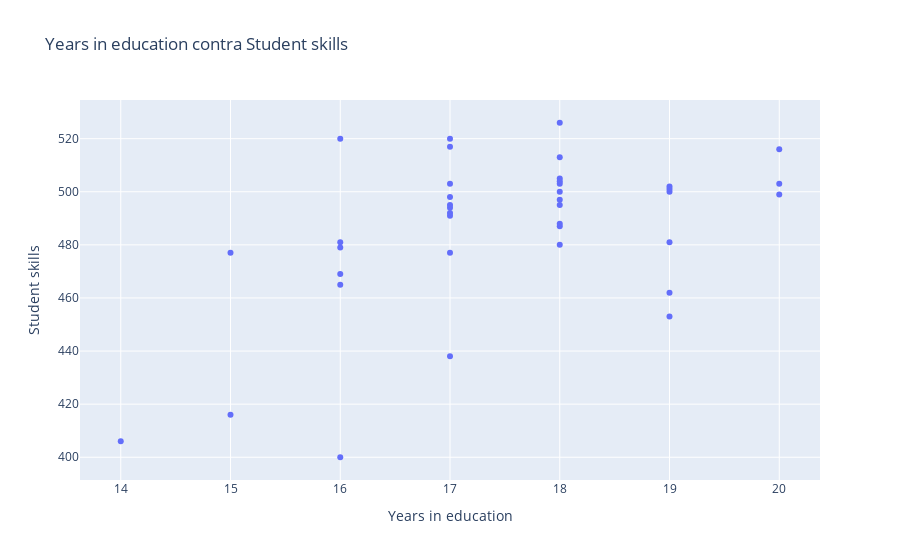

Notebook code for this chart:
### Code cell
plt.ploly_sactter(table,"ES_EDUEX","ES_STCS")

### Figure 1 — Plotly figure (JSON) as saved in the notebook; plotly's stock layout.template omitted (floating-point values rounded to 4 significant figures)
{"data": [{"hovertemplate": "<b>%{hovertext}</b><br><br>ES_EDUEX=%{x}<br>ES_STCS=%{y}<extra></extra>", "hovertext": ["Austria", "Belgium", "Canada", "Czechia", "Denmark", "Finland", "France", "Germany", "Greece", "Hungary", "Iceland", "Ireland", "Italy", "Japan", "Korea", "Luxembourg", "Mexico", "Netherlands", "New Zealand", "Norway", "Poland", "Portugal", "Slovak Republic", "Spain", "Sweden", "Türkiye", "United Kingdom", "United States", "Chile", "Estonia", "Israel", "Latvia", "Slovenia", "OECD - Total", "Australia", "Switzerland", "Brazil", "Russia", "South Africa", "Colombia", "Lithuania", "Costa Rica"], "legendgroup": "", "marker": {"color": "#636efa", "symbol": "circle"}, "mode": "markers", "name": "", "orientation": "v", "showlegend": false, "type": "scatter", "x": [17, 19, 17, 18, 19, 20, 17, 18, 19, 16, 19, 18, 17, 16, 17, 15, 15, 19, 18, 18, 18, 17, 16, 18, 20, 19, 17, 17, 17, 18, 16, 18, 18, 18, 20, 17, 16, 16, null, 14, 18, null], "xaxis": "x", "y": [491, 500, 517, 495, 501, 516, 494, 500, 453, 479, 481, 505, 477, 520, 520, 477, 416, 502, 503, 497, 513, 492, 469, null, 503, 462, 503, 495, 438, 526, 465, 487, 504, 488, 499, 498, 400, 481, null, 406, 480, 415], "yaxis": "y"}], "layout": {"legend": {"tracegroupgap": 0}, "title": {"text": "Years in education contra Student skills"}, "xaxis": {"anchor": "y", "domain": [0, 1], "title": {"text": "Years in education"}}, "yaxis": {"anchor": "x", "domain": [0, 1], "title": {"text": "Student skills"}}}}
